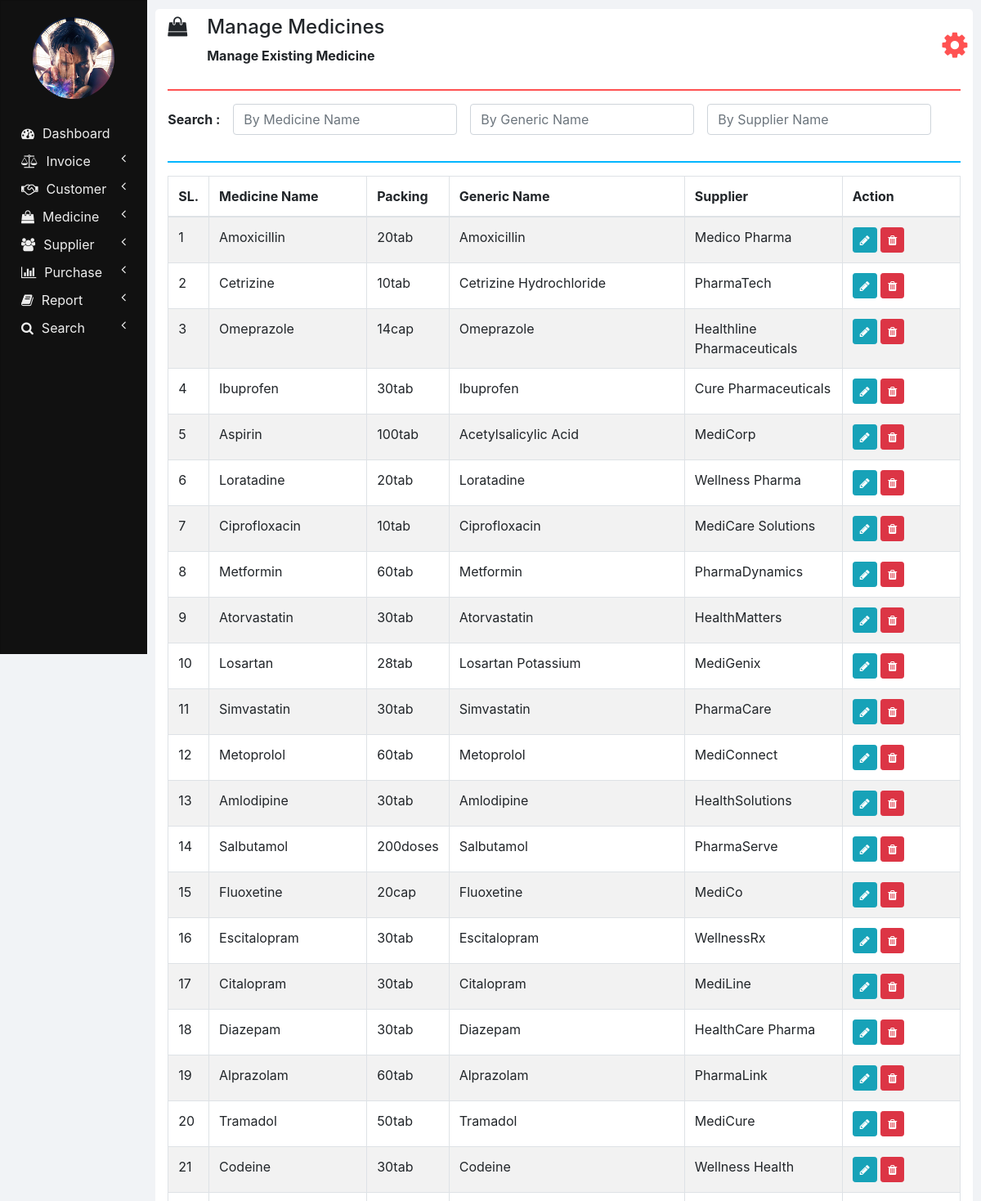
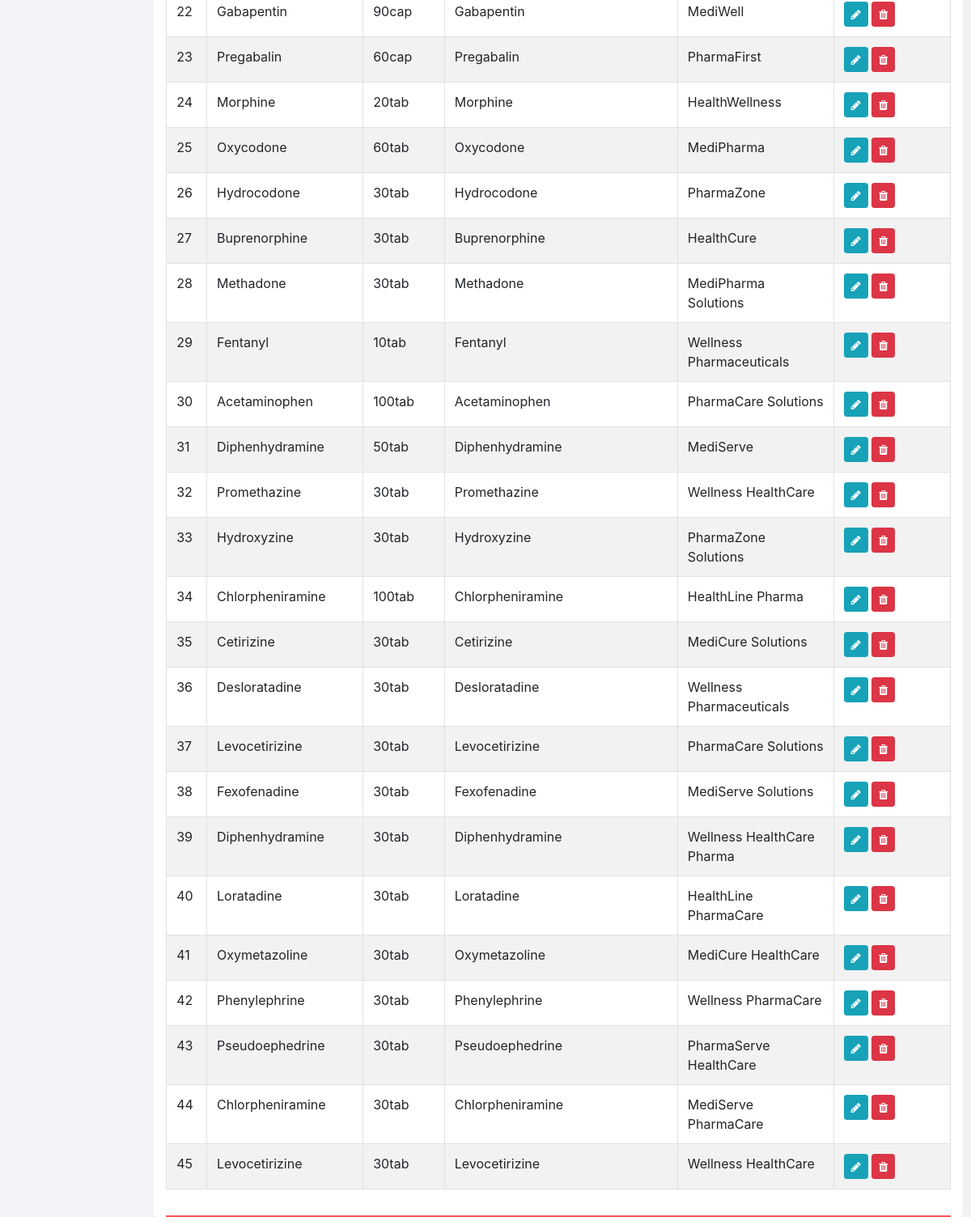
Screenshot of /manage_medicine.php with the database file from the repository (2 pictures, top to bottom).
### tables this page shows
CREATE TABLE `medicines` (
  `ID` int(11) NOT NULL,
  `NAME` varchar(100) NOT NULL,
  `PACKING` varchar(20) NOT NULL,
  `GENERIC_NAME` varchar(100) NOT NULL,
  `SUPPLIER_NAME` varchar(100) NOT NULL
);

### php/manage_medicine.php (the view, shortened to what this page needs)
<?php
  function showMedicines($id) {
    require "db_connection.php";
    if($con) {
      $seq_no = 0;
      $query = "SELECT * FROM medicines";
      $result = mysqli_query($con, $query);
      while($row = mysqli_fetch_array($result)) {
        $seq_no++;
        if($row['ID'] == $id)
          showEditOptionsRow($seq_no, $row);
        else
          showMedicineRow($seq_no, $row);
      }
    }
  }
  function showMedicineRow($seq_no, $row) {
    ?>
    <tr>
      <td><?php echo $seq_no; ?></td>
      <td><?php echo $row['NAME']; ?></td>
      <td><?php echo $row['PACKING']; ?></td>
      <td><?php echo $row['GENERIC_NAME']; ?></td>
      <td><?php echo $row['SUPPLIER_NAME']; ?></td>
      <td>
        <button href="" class="btn btn-info btn-sm" onclick="editMedicine(<?php echo $row['ID']; ?>);">
          <i class="fa fa-pencil"></i>
        </button>
        <button class="btn btn-danger btn-sm" onclick="deleteMedicine(<?php echo $row['ID']; ?>);">
          <i class="fa fa-trash"></i>
        </button>
      </td>
    </tr>
    <?php
  }
  ?>

### manage_medicine.php (shortened to what this page needs)
<!DOCTYPE html>
<html lang="en" dir="ltr">
  <head>
    <link rel="stylesheet" href="bootstrap/css/bootstrap.min.css">
    <link rel="stylesheet" href="https://use.fontawesome.com/releases/v5.3.1/css/all.css">
    <link rel="stylesheet" href="https://cdnjs.cloudflare.com/ajax/libs/font-awesome/4.7.0/css/font-awesome.min.css">
    <link rel="stylesheet" href="css/sidenav.css">
    <link rel="stylesheet" href="css/home.css">
  </head>
  <body>
    <div class="container-fluid">
      <div class="container">
        <?php
          require "php/header.php";
          createHeader('shopping-bag', 'Manage Medicines', 'Manage Existing Medicine');
        ?>
        <div class="row">
          <div class="col-md-12 form-group form-inline">
            <label class="font-weight-bold" for="">Search :&emsp;</label>
            <input type="text" class="form-control" id="by_name" placeholder="By Medicine Name" onkeyup="searchMedicine(this.value, 'name');">
            &emsp;<input type="text" class="form-control" id="by_generic_name" placeholder="By Generic Name" onkeyup="searchMedicine(this.value, 'generic_name');">
            &emsp;<input type="text" class="form-control" id="by_suppliers_name" placeholder="By Supplier Name" onkeyup="searchMedicine(this.value, 'suppliers_name');">
          </div>
          <div class="col col-md-12">
            <hr class="col-md-12" style="padding: 0px; border-top: 2px solid  #02b6ff;">
          </div>
          <div class="col col-md-12 table-responsive">
            <div class="table-responsive">
            	<table class="table table-bordered table-striped table-hover">
            		<thead>
            			<tr>
            				<th style="width: 5%;">SL.</th>
            				<th style="width: 20%;">Medicine Name</th>
                    <th style="width: 10%;">Packing</th>
                    <th style="width: 30%;">Generic Name</th>
            				<th style="width: 20%;">Supplier</th>
                    <th style="width: 15%;">Action</th>
            			</tr>
            		</thead>
            		<tbody id="medicines_div">
                  <?php
                    require 'php/manage_medicine.php';
                    showMedicines(0);
                  ?>
            		</tbody>
            	</table>
            </div>
          </div>
        </div>
      </div>
    </div>
  </body>
</html>

### php/header.php (shortened to what this page needs)
<?php
function createHeader($icon, $heading, $sub_heading)
{
  echo '
    <section class="row content-header">
      <div class="header-title col-md-11">
        <p class="h4 pt-2"><i class="fa fa-' . $icon . '"></i>&emsp;' . $heading . '</p>
        &emsp;&emsp;&emsp;<small class="font-weight-bold h6">' . $sub_heading . '</small>
      </div>
      <div class="col-md-1 user_options">
        <button class="col col-md-1 m-3" onclick="showOptions();">
          <i class="fa fa-gear"></i>
        </button>
        <div id="mark"><i class="fa fa-play fa-rotate-270"></i></div>
        <ul id="options" class="options list-unstyled" style="display: none;">
          <li>
            <a href="my_profile.php"><i class="fa fa-user"></i><span>My Profile</span></a>
          </li>
          <li>
            <a href="change_password.php"><i class="fa fa-edit"></i><span>Change Password</span></a>
          </li>
          <li>
            <a href="logout.php"><i class="fa fa-key"></i><span>Logout</span></a>
          </li>
        </ul>
      </div>
    </section>
    <hr style="border-top: 2px solid #ff5252;">
    ';
}
?>

### css/sidenav.css (style rules this page uses)
body { background-color: #f1f3f6; }
.sidenav { width: 15%; height: 100vh; background-color: #222222; position: fixed; z-index: 1; flex: 1 0 auto; }
.card { width: 100%; height: 100%; top: 0; border-radius: 0; background-color: #111111; }
.logo .profile { margin-left: 50%; border-radius: 50%; transform: translate(-50%); }
.main-menu-item { padding: 5px 5px; cursor: pointer; }
.main-menu-item > a { color: #eeeeee; text-decoration: none; font-size: 16px; }
.main-menu-item > a > span { margin-left: 10px; }

### css/home.css (style rules this page uses)
html, body { height: 100vh; }
.container-fluid { margin-left: 15%; width: 85%; background: #f1f3f6; padding: 1px 0 0 0; flex: 1 0 auto; }
.container { margin: 0; max-width: 98%; margin: 1%; background-color: #ffffff; border-radius: 5px; }
.user_options button { max-width: 50px; max-height: 50px; font-size: 36px; background-color: #ffffff; color: #ff5252; border: none; outline: none; }

### rows the page displays
medicines: seq_no "1", NAME "Amoxicillin", PACKING "20tab", GENERIC_NAME "Amoxicillin", SUPPLIER_NAME "Medico Pharma"
medicines: seq_no "2", NAME "Cetrizine", PACKING "10tab", GENERIC_NAME "Cetrizine Hydrochloride", SUPPLIER_NAME "PharmaTech"
medicines: seq_no "3", NAME "Omeprazole", PACKING "14cap", GENERIC_NAME "Omeprazole", SUPPLIER_NAME "Healthline Pharmaceuticals"
medicines: seq_no "4", NAME "Ibuprofen", PACKING "30tab", GENERIC_NAME "Ibuprofen", SUPPLIER_NAME "Cure Pharmaceuticals"
medicines: seq_no "5", NAME "Aspirin", PACKING "100tab", GENERIC_NAME "Acetylsalicylic Acid", SUPPLIER_NAME "MediCorp"
medicines: seq_no "6", NAME "Loratadine", PACKING "20tab", GENERIC_NAME "Loratadine", SUPPLIER_NAME "Wellness Pharma"
medicines: seq_no "7", NAME "Ciprofloxacin", PACKING "10tab", GENERIC_NAME "Ciprofloxacin", SUPPLIER_NAME "MediCare Solutions"
medicines: seq_no "8", NAME "Metformin", PACKING "60tab", GENERIC_NAME "Metformin", SUPPLIER_NAME "PharmaDynamics"
medicines: seq_no "9", NAME "Atorvastatin", PACKING "30tab", GENERIC_NAME "Atorvastatin", SUPPLIER_NAME "HealthMatters"
medicines: seq_no "10", NAME "Losartan", PACKING "28tab", GENERIC_NAME "Losartan Potassium", SUPPLIER_NAME "MediGenix"
medicines: seq_no "11", NAME "Simvastatin", PACKING "30tab", GENERIC_NAME "Simvastatin", SUPPLIER_NAME "PharmaCare"
medicines: seq_no "12", NAME "Metoprolol", PACKING "60tab", GENERIC_NAME "Metoprolol", SUPPLIER_NAME "MediConnect"
medicines: seq_no "13", NAME "Amlodipine", PACKING "30tab", GENERIC_NAME "Amlodipine", SUPPLIER_NAME "HealthSolutions"
medicines: seq_no "14", NAME "Salbutamol", PACKING "200doses", GENERIC_NAME "Salbutamol", SUPPLIER_NAME "PharmaServe"
medicines: seq_no "15", NAME "Fluoxetine", PACKING "20cap", GENERIC_NAME "Fluoxetine", SUPPLIER_NAME "MediCo"
medicines: seq_no "16", NAME "Escitalopram", PACKING "30tab", GENERIC_NAME "Escitalopram", SUPPLIER_NAME "WellnessRx"
medicines: seq_no "17", NAME "Citalopram", PACKING "30tab", GENERIC_NAME "Citalopram", SUPPLIER_NAME "MediLine"
medicines: seq_no "18", NAME "Diazepam", PACKING "30tab", GENERIC_NAME "Diazepam", SUPPLIER_NAME "HealthCare Pharma"
medicines: seq_no "19", NAME "Alprazolam", PACKING "60tab", GENERIC_NAME "Alprazolam", SUPPLIER_NAME "PharmaLink"
medicines: seq_no "20", NAME "Tramadol", PACKING "50tab", GENERIC_NAME "Tramadol", SUPPLIER_NAME "MediCure"
medicines: seq_no "21", NAME "Codeine", PACKING "30tab", GENERIC_NAME "Codeine", SUPPLIER_NAME "Wellness Health"
medicines: seq_no "22", NAME "Gabapentin", PACKING "90cap", GENERIC_NAME "Gabapentin", SUPPLIER_NAME "MediWell"
medicines: seq_no "23", NAME "Pregabalin", PACKING "60cap", GENERIC_NAME "Pregabalin", SUPPLIER_NAME "PharmaFirst"
medicines: seq_no "24", NAME "Morphine", PACKING "20tab", GENERIC_NAME "Morphine", SUPPLIER_NAME "HealthWellness"
medicines: seq_no "25", NAME "Oxycodone", PACKING "60tab", GENERIC_NAME "Oxycodone", SUPPLIER_NAME "MediPharma"
medicines: seq_no "26", NAME "Hydrocodone", PACKING "30tab", GENERIC_NAME "Hydrocodone", SUPPLIER_NAME "PharmaZone"
medicines: seq_no "27", NAME "Buprenorphine", PACKING "30tab", GENERIC_NAME "Buprenorphine", SUPPLIER_NAME "HealthCure"
medicines: seq_no "28", NAME "Methadone", PACKING "30tab", GENERIC_NAME "Methadone", SUPPLIER_NAME "MediPharma Solutions"
medicines: seq_no "29", NAME "Fentanyl", PACKING "10tab", GENERIC_NAME "Fentanyl", SUPPLIER_NAME "Wellness Pharmaceuticals"
medicines: seq_no "30", NAME "Acetaminophen", PACKING "100tab", GENERIC_NAME "Acetaminophen", SUPPLIER_NAME "PharmaCare Solutions"
medicines: seq_no "31", NAME "Diphenhydramine", PACKING "50tab", GENERIC_NAME "Diphenhydramine", SUPPLIER_NAME "MediServe"
medicines: seq_no "32", NAME "Promethazine", PACKING "30tab", GENERIC_NAME "Promethazine", SUPPLIER_NAME "Wellness HealthCare"
medicines: seq_no "33", NAME "Hydroxyzine", PACKING "30tab", GENERIC_NAME "Hydroxyzine", SUPPLIER_NAME "PharmaZone Solutions"
medicines: seq_no "34", NAME "Chlorpheniramine", PACKING "100tab", GENERIC_NAME "Chlorpheniramine", SUPPLIER_NAME "HealthLine Pharma"
medicines: seq_no "35", NAME "Cetirizine", PACKING "30tab", GENERIC_NAME "Cetirizine", SUPPLIER_NAME "MediCure Solutions"
medicines: seq_no "36", NAME "Desloratadine", PACKING "30tab", GENERIC_NAME "Desloratadine", SUPPLIER_NAME "Wellness Pharmaceuticals"
medicines: seq_no "37", NAME "Levocetirizine", PACKING "30tab", GENERIC_NAME "Levocetirizine", SUPPLIER_NAME "PharmaCare Solutions"
medicines: seq_no "38", NAME "Fexofenadine", PACKING "30tab", GENERIC_NAME "Fexofenadine", SUPPLIER_NAME "MediServe Solutions"
medicines: seq_no "39", NAME "Diphenhydramine", PACKING "30tab", GENERIC_NAME "Diphenhydramine", SUPPLIER_NAME "Wellness HealthCare Pharma"
medicines: seq_no "40", NAME "Loratadine", PACKING "30tab", GENERIC_NAME "Loratadine", SUPPLIER_NAME "HealthLine PharmaCare"
medicines: seq_no "41", NAME "Oxymetazoline", PACKING "30tab", GENERIC_NAME "Oxymetazoline", SUPPLIER_NAME "MediCure HealthCare"
medicines: seq_no "42", NAME "Phenylephrine", PACKING "30tab", GENERIC_NAME "Phenylephrine", SUPPLIER_NAME "Wellness PharmaCare"
medicines: seq_no "43", NAME "Pseudoephedrine", PACKING "30tab", GENERIC_NAME "Pseudoephedrine", SUPPLIER_NAME "PharmaServe HealthCare"
medicines: seq_no "44", NAME "Chlorpheniramine", PACKING "30tab", GENERIC_NAME "Chlorpheniramine", SUPPLIER_NAME "MediServe PharmaCare"
medicines: seq_no "45", NAME "Levocetirizine", PACKING "30tab", GENERIC_NAME "Levocetirizine", SUPPLIER_NAME "Wellness HealthCare"

### other values shown
$heading "Manage Medicines"
$sub_heading "Manage Existing Medicine"
